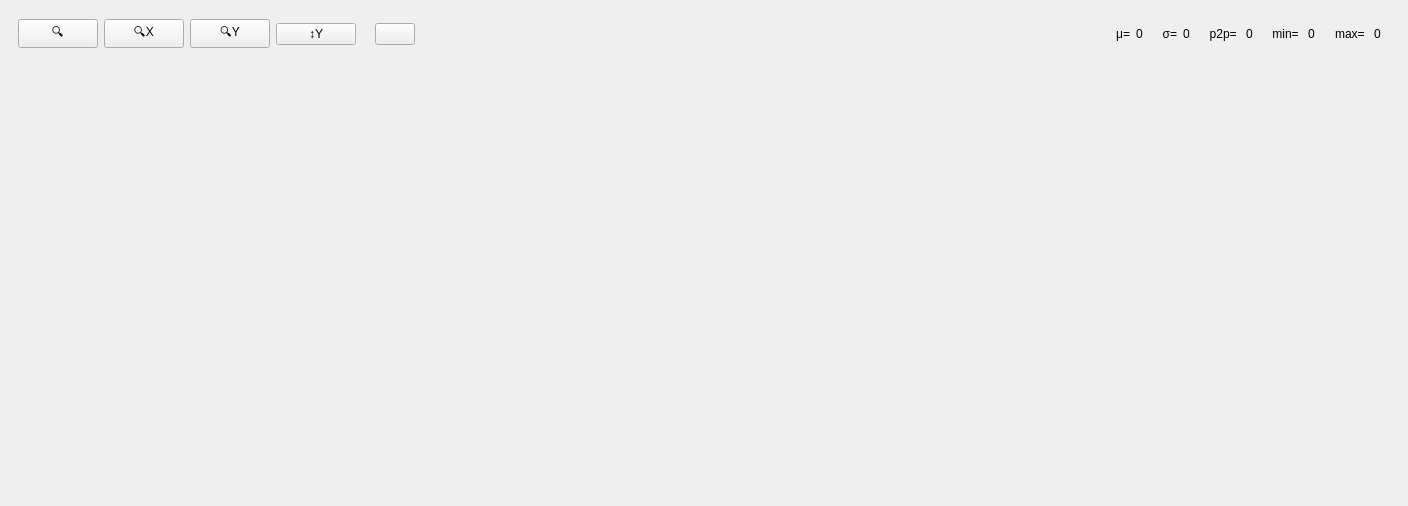
<?xml version="1.0" encoding="UTF-8"?>
<ui version="4.0">
 <class>PlotDockWidget</class>
 <widget class="QDockWidget" name="PlotDockWidget">
  <property name="geometry">
   <rect>
    <x>0</x>
    <y>0</y>
    <width>1408</width>
    <height>506</height>
   </rect>
  </property>
  <property name="windowTitle">
   <string>Plot</string>
  </property>
  <widget class="QWidget" name="dockWidgetContents">
   <layout class="QVBoxLayout" name="verticalLayout">
    <item>
     <widget class="QWidget" name="topWidget" native="true">
      <layout class="QHBoxLayout" name="horizontalLayout">
       <item>
        <widget class="QPushButton" name="zoomButton">
         <property name="toolTip">
          <string>&lt;html&gt;&lt;head/&gt;&lt;body&gt;&lt;p&gt;Zoom in using the left mouse button when active.&lt;/p&gt;&lt;p&gt;To zoom using the mouse, press the mouse button, drag, and release mouse button.&lt;/p&gt;&lt;/body&gt;&lt;/html&gt;</string>
         </property>
         <property name="text">
          <string> 🔍 </string>
         </property>
         <property name="checkable">
          <bool>true</bool>
         </property>
        </widget>
       </item>
       <item>
        <widget class="QPushButton" name="zoomXButton">
         <property name="toolTip">
          <string>Zoom affects the x-axis.  Zoom using the scroll wheel or, when enabled, left mouse button.</string>
         </property>
         <property name="text">
          <string> 🔍X </string>
         </property>
         <property name="checkable">
          <bool>true</bool>
         </property>
        </widget>
       </item>
       <item>
        <widget class="QPushButton" name="zoomYButton">
         <property name="toolTip">
          <string>Zoom affects the y-axis.  Zoom using the scroll wheel or, when enabled, left mouse button.</string>
         </property>
         <property name="text">
          <string> 🔍Y </string>
         </property>
         <property name="checkable">
          <bool>true</bool>
         </property>
        </widget>
       </item>
       <item>
        <widget class="QPushButton" name="zoomAutoYButton">
         <property name="toolTip">
          <string>Automatically zoom the y-axis range over the visible display window.</string>
         </property>
         <property name="text">
          <string> ↕Y </string>
         </property>
         <property name="checkable">
          <bool>true</bool>
         </property>
        </widget>
       </item>
       <item>
        <widget class="QLabel" name="label">
         <property name="text">
          <string>&lt;html&gt;&amp;nbsp;&amp;nbsp;&lt;/html&gt;</string>
         </property>
        </widget>
       </item>
       <item>
        <widget class="QPushButton" name="panButton">
         <property name="toolTip">
          <string>Use the left mouse button to pan, when active.  Press the mouse button, drag, and release the mouse button.</string>
         </property>
         <property name="text">
          <string/>
         </property>
         <property name="icon">
          <iconset>
           <normalon>:/joulescope/resources/pan_256x256.png</normalon>
          </iconset>
         </property>
         <property name="checkable">
          <bool>true</bool>
         </property>
        </widget>
       </item>
       <item>
        <spacer name="horizontalSpacer">
         <property name="orientation">
          <enum>Qt::Horizontal</enum>
         </property>
         <property name="sizeHint" stdset="0">
          <size>
           <width>40</width>
           <height>20</height>
          </size>
         </property>
        </spacer>
       </item>
       <item>
        <widget class="QWidget" name="widget" native="true">
         <layout class="QGridLayout" name="gridLayout">
          <item row="0" column="5">
           <widget class="QLabel" name="meanLabel">
            <property name="text">
             <string>    μ=</string>
            </property>
            <property name="alignment">
             <set>Qt::AlignRight|Qt::AlignTrailing|Qt::AlignVCenter</set>
            </property>
           </widget>
          </item>
          <item row="0" column="14">
           <widget class="QLabel" name="maxLabel">
            <property name="text">
             <string>    max= </string>
            </property>
            <property name="alignment">
             <set>Qt::AlignRight|Qt::AlignTrailing|Qt::AlignVCenter</set>
            </property>
           </widget>
          </item>
          <item row="0" column="12">
           <widget class="QLabel" name="minLabel">
            <property name="text">
             <string>    min= </string>
            </property>
            <property name="alignment">
             <set>Qt::AlignRight|Qt::AlignTrailing|Qt::AlignVCenter</set>
            </property>
           </widget>
          </item>
          <item row="0" column="11">
           <widget class="QLabel" name="p2pValue">
            <property name="text">
             <string>0</string>
            </property>
           </widget>
          </item>
          <item row="0" column="9">
           <widget class="QLabel" name="stdValue">
            <property name="text">
             <string>0</string>
            </property>
           </widget>
          </item>
          <item row="0" column="16">
           <widget class="QLabel" name="maxValue">
            <property name="text">
             <string>0</string>
            </property>
           </widget>
          </item>
          <item row="0" column="10">
           <widget class="QLabel" name="p2pLabel">
            <property name="text">
             <string>    p2p= </string>
            </property>
            <property name="alignment">
             <set>Qt::AlignRight|Qt::AlignTrailing|Qt::AlignVCenter</set>
            </property>
           </widget>
          </item>
          <item row="0" column="13">
           <widget class="QLabel" name="minValue">
            <property name="text">
             <string>0</string>
            </property>
           </widget>
          </item>
          <item row="0" column="8">
           <widget class="QLabel" name="stdLabel">
            <property name="text">
             <string>    σ=</string>
            </property>
            <property name="alignment">
             <set>Qt::AlignRight|Qt::AlignTrailing|Qt::AlignVCenter</set>
            </property>
           </widget>
          </item>
          <item row="0" column="6">
           <widget class="QLabel" name="meanValue">
            <property name="text">
             <string>0</string>
            </property>
           </widget>
          </item>
         </layout>
        </widget>
       </item>
      </layout>
     </widget>
    </item>
    <item>
     <widget class="QWidget" name="mainWidget" native="true">
      <property name="sizePolicy">
       <sizepolicy hsizetype="Expanding" vsizetype="Expanding">
        <horstretch>0</horstretch>
        <verstretch>0</verstretch>
       </sizepolicy>
      </property>
      <layout class="QVBoxLayout" name="mainLayout">
       <property name="leftMargin">
        <number>0</number>
       </property>
       <property name="topMargin">
        <number>0</number>
       </property>
       <property name="rightMargin">
        <number>0</number>
       </property>
       <property name="bottomMargin">
        <number>0</number>
       </property>
      </layout>
     </widget>
    </item>
   </layout>
  </widget>
 </widget>
 <resources>
  <include location="joulescope.qrc"/>
 </resources>
 <connections/>
</ui>
